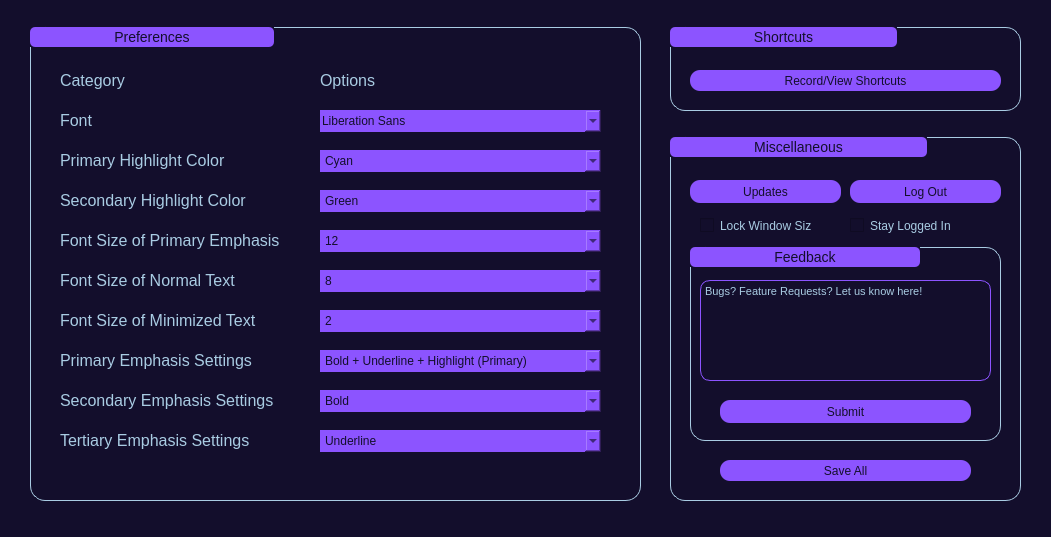
<?xml version="1.0" encoding="UTF-8"?>
<ui version="4.0">
 <class>MainWindow</class>
 <widget class="QMainWindow" name="MainWindow">
  <property name="geometry">
   <rect>
    <x>0</x>
    <y>0</y>
    <width>1051</width>
    <height>537</height>
   </rect>
  </property>
  <property name="windowTitle">
   <string>MainWindow</string>
  </property>
  <property name="styleSheet">
   <string notr="true">background-color: #130e2c;
border-radius: 15px;</string>
  </property>
  <widget class="QWidget" name="centralwidget">
   <widget class="QGroupBox" name="pref_box">
    <property name="geometry">
     <rect>
      <x>30</x>
      <y>20</y>
      <width>611</width>
      <height>481</height>
     </rect>
    </property>
    <property name="styleSheet">
     <string notr="true">QGroupBox {
border: 1px solid rgb(169, 204, 227);;
border-color: rgb(169, 204, 227);
margin-top: 7px;
font-size: 14px;
border-radius: 15px;
}
QGroupBox::title {
padding: 2px 82px;
background-color:  rgb(140, 84, 255);
border-radius: 5px;
color: #130e2c;
}</string>
    </property>
    <property name="title">
     <string>Preferences</string>
    </property>
    <widget class="QComboBox" name="secondary_emphasis_box">
     <property name="geometry">
      <rect>
       <x>290</x>
       <y>370</y>
       <width>281</width>
       <height>22</height>
      </rect>
     </property>
     <property name="styleSheet">
      <string notr="true">background-color:  rgb(140, 84, 255);
color: #130e2c;</string>
     </property>
     <item>
      <property name="text">
       <string>Bold</string>
      </property>
     </item>
     <item>
      <property name="text">
       <string>Underline</string>
      </property>
     </item>
     <item>
      <property name="text">
       <string>Italicized</string>
      </property>
     </item>
     <item>
      <property name="text">
       <string>Bold + Underline</string>
      </property>
     </item>
     <item>
      <property name="text">
       <string>Bold + Underline + Italicized</string>
      </property>
     </item>
     <item>
      <property name="text">
       <string>Bold + Underline + Highlight (Secondary)</string>
      </property>
     </item>
     <item>
      <property name="text">
       <string>Bold + Underline + Highlight (Secondary) + Italicized</string>
      </property>
     </item>
    </widget>
    <widget class="QLabel" name="font_label">
     <property name="geometry">
      <rect>
       <x>30</x>
       <y>90</y>
       <width>241</width>
       <height>21</height>
      </rect>
     </property>
     <property name="styleSheet">
      <string notr="true">color: rgb(169, 204, 227);
font-size: 12pt;</string>
     </property>
     <property name="text">
      <string>Font</string>
     </property>
    </widget>
    <widget class="QLabel" name="secondary_emphasis_label">
     <property name="geometry">
      <rect>
       <x>30</x>
       <y>370</y>
       <width>241</width>
       <height>21</height>
      </rect>
     </property>
     <property name="styleSheet">
      <string notr="true">color: rgb(169, 204, 227);
font-size: 12pt;</string>
     </property>
     <property name="text">
      <string>Secondary Emphasis Settings</string>
     </property>
    </widget>
    <widget class="QLabel" name="font_size_cut_label">
     <property name="geometry">
      <rect>
       <x>30</x>
       <y>210</y>
       <width>241</width>
       <height>21</height>
      </rect>
     </property>
     <property name="styleSheet">
      <string notr="true">color: rgb(169, 204, 227);
font-size: 12pt;</string>
     </property>
     <property name="text">
      <string>Font Size of Primary Emphasis</string>
     </property>
    </widget>
    <widget class="QLabel" name="category_label">
     <property name="geometry">
      <rect>
       <x>30</x>
       <y>50</y>
       <width>241</width>
       <height>21</height>
      </rect>
     </property>
     <property name="styleSheet">
      <string notr="true">color: rgb(169, 204, 227);
font-size: 12pt;</string>
     </property>
     <property name="text">
      <string>Category</string>
     </property>
    </widget>
    <widget class="QLabel" name="primary_emphasis_label">
     <property name="geometry">
      <rect>
       <x>30</x>
       <y>330</y>
       <width>241</width>
       <height>21</height>
      </rect>
     </property>
     <property name="styleSheet">
      <string notr="true">color: rgb(169, 204, 227);
font-size: 12pt;</string>
     </property>
     <property name="text">
      <string>Primary Emphasis Settings</string>
     </property>
    </widget>
    <widget class="QComboBox" name="tertiary_emphasis_box">
     <property name="geometry">
      <rect>
       <x>290</x>
       <y>410</y>
       <width>281</width>
       <height>22</height>
      </rect>
     </property>
     <property name="styleSheet">
      <string notr="true">background-color:  rgb(140, 84, 255);
color: #130e2c;</string>
     </property>
     <item>
      <property name="text">
       <string>Underline</string>
      </property>
     </item>
     <item>
      <property name="text">
       <string>Bold</string>
      </property>
     </item>
     <item>
      <property name="text">
       <string>Italicized</string>
      </property>
     </item>
     <item>
      <property name="text">
       <string>Bold + Underline</string>
      </property>
     </item>
     <item>
      <property name="text">
       <string>Bold + Underline + Italicized</string>
      </property>
     </item>
     <item>
      <property name="text">
       <string>Bold + Underline + Highlight (Secondary)</string>
      </property>
     </item>
     <item>
      <property name="text">
       <string>Bold + Underline + Highlight (Secondary) + Italicized</string>
      </property>
     </item>
    </widget>
    <widget class="QComboBox" name="secondary_highlight_box">
     <property name="geometry">
      <rect>
       <x>290</x>
       <y>170</y>
       <width>281</width>
       <height>22</height>
      </rect>
     </property>
     <property name="styleSheet">
      <string notr="true">background-color:  rgb(140, 84, 255);
color: #130e2c;</string>
     </property>
     <item>
      <property name="text">
       <string>Green</string>
      </property>
     </item>
     <item>
      <property name="text">
       <string>Cyan</string>
      </property>
     </item>
     <item>
      <property name="text">
       <string>Magenta</string>
      </property>
     </item>
     <item>
      <property name="text">
       <string>Blue</string>
      </property>
     </item>
     <item>
      <property name="text">
       <string>Purple</string>
      </property>
     </item>
     <item>
      <property name="text">
       <string>Yellow</string>
      </property>
     </item>
    </widget>
    <widget class="QLabel" name="options_label">
     <property name="geometry">
      <rect>
       <x>290</x>
       <y>50</y>
       <width>281</width>
       <height>21</height>
      </rect>
     </property>
     <property name="styleSheet">
      <string notr="true">color: rgb(169, 204, 227);
font-size: 12pt;</string>
     </property>
     <property name="text">
      <string>Options</string>
     </property>
    </widget>
    <widget class="QFontComboBox" name="fontComboBox">
     <property name="geometry">
      <rect>
       <x>290</x>
       <y>90</y>
       <width>281</width>
       <height>22</height>
      </rect>
     </property>
     <property name="styleSheet">
      <string notr="true">background-color:  rgb(140, 84, 255);
color: #130e2c;</string>
     </property>
    </widget>
    <widget class="QComboBox" name="font_size_cut_box">
     <property name="geometry">
      <rect>
       <x>290</x>
       <y>210</y>
       <width>281</width>
       <height>22</height>
      </rect>
     </property>
     <property name="styleSheet">
      <string notr="true">background-color:  rgb(140, 84, 255);
color: #130e2c;</string>
     </property>
     <item>
      <property name="text">
       <string>12</string>
      </property>
     </item>
     <item>
      <property name="text">
       <string>2</string>
      </property>
     </item>
     <item>
      <property name="text">
       <string>4</string>
      </property>
     </item>
     <item>
      <property name="text">
       <string>6</string>
      </property>
     </item>
     <item>
      <property name="text">
       <string>8</string>
      </property>
     </item>
     <item>
      <property name="text">
       <string>10</string>
      </property>
     </item>
     <item>
      <property name="text">
       <string>11</string>
      </property>
     </item>
     <item>
      <property name="text">
       <string>14</string>
      </property>
     </item>
     <item>
      <property name="text">
       <string>16</string>
      </property>
     </item>
    </widget>
    <widget class="QLabel" name="tertiary_emphasis_label">
     <property name="geometry">
      <rect>
       <x>30</x>
       <y>410</y>
       <width>241</width>
       <height>21</height>
      </rect>
     </property>
     <property name="styleSheet">
      <string notr="true">color: rgb(169, 204, 227);
font-size: 12pt;</string>
     </property>
     <property name="text">
      <string>Tertiary Emphasis Settings</string>
     </property>
    </widget>
    <widget class="QComboBox" name="primary_highlight_box">
     <property name="geometry">
      <rect>
       <x>290</x>
       <y>130</y>
       <width>281</width>
       <height>22</height>
      </rect>
     </property>
     <property name="focusPolicy">
      <enum>Qt::NoFocus</enum>
     </property>
     <property name="styleSheet">
      <string notr="true">background-color:  rgb(140, 84, 255);
color: #130e2c;</string>
     </property>
     <item>
      <property name="text">
       <string>Cyan</string>
      </property>
     </item>
     <item>
      <property name="text">
       <string>Green</string>
      </property>
     </item>
     <item>
      <property name="text">
       <string>Magenta</string>
      </property>
     </item>
     <item>
      <property name="text">
       <string>Blue</string>
      </property>
     </item>
     <item>
      <property name="text">
       <string>Purple</string>
      </property>
     </item>
     <item>
      <property name="text">
       <string>Yellow</string>
      </property>
     </item>
    </widget>
    <widget class="QComboBox" name="font_size_min_box">
     <property name="geometry">
      <rect>
       <x>290</x>
       <y>290</y>
       <width>281</width>
       <height>22</height>
      </rect>
     </property>
     <property name="styleSheet">
      <string notr="true">background-color:  rgb(140, 84, 255);
color: #130e2c;</string>
     </property>
     <item>
      <property name="text">
       <string>2</string>
      </property>
     </item>
     <item>
      <property name="text">
       <string>4</string>
      </property>
     </item>
     <item>
      <property name="text">
       <string>6</string>
      </property>
     </item>
     <item>
      <property name="text">
       <string>8</string>
      </property>
     </item>
     <item>
      <property name="text">
       <string>10</string>
      </property>
     </item>
     <item>
      <property name="text">
       <string>11</string>
      </property>
     </item>
     <item>
      <property name="text">
       <string>12</string>
      </property>
     </item>
     <item>
      <property name="text">
       <string>14</string>
      </property>
     </item>
     <item>
      <property name="text">
       <string>16</string>
      </property>
     </item>
    </widget>
    <widget class="QComboBox" name="primary_emphasis_box">
     <property name="geometry">
      <rect>
       <x>290</x>
       <y>330</y>
       <width>281</width>
       <height>22</height>
      </rect>
     </property>
     <property name="styleSheet">
      <string notr="true">background-color:  rgb(140, 84, 255);
color: #130e2c;</string>
     </property>
     <item>
      <property name="text">
       <string>Bold + Underline + Highlight (Primary)</string>
      </property>
     </item>
     <item>
      <property name="text">
       <string>Bold + Underline + Highlight (Primary) + Italicized</string>
      </property>
     </item>
     <item>
      <property name="text">
       <string>Bold + Underline + Italicized</string>
      </property>
     </item>
     <item>
      <property name="text">
       <string>Bold + Underline</string>
      </property>
     </item>
     <item>
      <property name="text">
       <string>Bold</string>
      </property>
     </item>
     <item>
      <property name="text">
       <string>Underline</string>
      </property>
     </item>
     <item>
      <property name="text">
       <string>Italicized</string>
      </property>
     </item>
    </widget>
    <widget class="QLabel" name="primary_highlight_label">
     <property name="geometry">
      <rect>
       <x>30</x>
       <y>130</y>
       <width>241</width>
       <height>21</height>
      </rect>
     </property>
     <property name="styleSheet">
      <string notr="true">color: rgb(169, 204, 227);
font-size: 12pt;</string>
     </property>
     <property name="text">
      <string>Primary Highlight Color</string>
     </property>
    </widget>
    <widget class="QComboBox" name="font_size_normal_box">
     <property name="geometry">
      <rect>
       <x>290</x>
       <y>250</y>
       <width>281</width>
       <height>22</height>
      </rect>
     </property>
     <property name="styleSheet">
      <string notr="true">background-color:  rgb(140, 84, 255);
color: #130e2c;</string>
     </property>
     <item>
      <property name="text">
       <string>8</string>
      </property>
     </item>
     <item>
      <property name="text">
       <string>2</string>
      </property>
     </item>
     <item>
      <property name="text">
       <string>4</string>
      </property>
     </item>
     <item>
      <property name="text">
       <string>6</string>
      </property>
     </item>
     <item>
      <property name="text">
       <string>10</string>
      </property>
     </item>
     <item>
      <property name="text">
       <string>11</string>
      </property>
     </item>
     <item>
      <property name="text">
       <string>12</string>
      </property>
     </item>
     <item>
      <property name="text">
       <string>14</string>
      </property>
     </item>
     <item>
      <property name="text">
       <string>16</string>
      </property>
     </item>
    </widget>
    <widget class="QLabel" name="font_size_normal_label">
     <property name="geometry">
      <rect>
       <x>30</x>
       <y>250</y>
       <width>241</width>
       <height>21</height>
      </rect>
     </property>
     <property name="styleSheet">
      <string notr="true">color: rgb(169, 204, 227);
font-size: 12pt;</string>
     </property>
     <property name="text">
      <string>Font Size of Normal Text</string>
     </property>
    </widget>
    <widget class="QLabel" name="secondary_highlight_label">
     <property name="geometry">
      <rect>
       <x>30</x>
       <y>170</y>
       <width>241</width>
       <height>21</height>
      </rect>
     </property>
     <property name="styleSheet">
      <string notr="true">color: rgb(169, 204, 227);
font-size: 12pt;</string>
     </property>
     <property name="text">
      <string>Secondary Highlight Color</string>
     </property>
    </widget>
    <widget class="QLabel" name="font_size_min_label">
     <property name="geometry">
      <rect>
       <x>30</x>
       <y>290</y>
       <width>241</width>
       <height>21</height>
      </rect>
     </property>
     <property name="styleSheet">
      <string notr="true">color: rgb(169, 204, 227);
font-size: 12pt;</string>
     </property>
     <property name="text">
      <string>Font Size of Minimized Text</string>
     </property>
    </widget>
   </widget>
   <widget class="QGroupBox" name="short_box">
    <property name="geometry">
     <rect>
      <x>670</x>
      <y>20</y>
      <width>351</width>
      <height>91</height>
     </rect>
    </property>
    <property name="styleSheet">
     <string notr="true">QGroupBox {
border: 1px solid rgb(169, 204, 227);;
border-color: rgb(169, 204, 227);
margin-top: 7px;
font-size: 14px;
border-radius: 15px;
}
QGroupBox::title {
padding: 2px 82px;
background-color:  rgb(140, 84, 255);
border-radius: 5px;
color: #130e2c;
}</string>
    </property>
    <property name="title">
     <string>Shortcuts</string>
    </property>
    <widget class="QPushButton" name="edit_shorts">
     <property name="geometry">
      <rect>
       <x>20</x>
       <y>50</y>
       <width>311</width>
       <height>21</height>
      </rect>
     </property>
     <property name="styleSheet">
      <string notr="true">background-color: rgb(140, 84, 255);
color: #130e2c;
border-radius:10px;

</string>
     </property>
     <property name="text">
      <string>Record/View Shortcuts</string>
     </property>
    </widget>
   </widget>
   <widget class="QGroupBox" name="misc_box">
    <property name="geometry">
     <rect>
      <x>670</x>
      <y>130</y>
      <width>351</width>
      <height>371</height>
     </rect>
    </property>
    <property name="styleSheet">
     <string notr="true">QGroupBox {
border: 1px solid rgb(169, 204, 227);;
border-color: rgb(169, 204, 227);
margin-top: 7px;
font-size: 14px;
border-radius: 15px;
}
QGroupBox::title {
padding: 2px 82px;
background-color:  rgb(140, 84, 255);
border-radius: 5px;
color: #130e2c;
}</string>
    </property>
    <property name="title">
     <string>Miscellaneous</string>
    </property>
    <widget class="QPushButton" name="updates_button">
     <property name="geometry">
      <rect>
       <x>20</x>
       <y>50</y>
       <width>151</width>
       <height>23</height>
      </rect>
     </property>
     <property name="styleSheet">
      <string notr="true">background-color : rgb(140, 84, 255);
color: #130e2c;
border-radius:10px;
</string>
     </property>
     <property name="text">
      <string>Updates</string>
     </property>
    </widget>
    <widget class="QPushButton" name="log_out_button">
     <property name="geometry">
      <rect>
       <x>180</x>
       <y>50</y>
       <width>151</width>
       <height>23</height>
      </rect>
     </property>
     <property name="styleSheet">
      <string notr="true">background-color : rgb(140, 84, 255);
color: #130e2c;
border-radius:10px;
</string>
     </property>
     <property name="text">
      <string>Log Out</string>
     </property>
    </widget>
    <widget class="QCheckBox" name="window_size_box">
     <property name="geometry">
      <rect>
       <x>30</x>
       <y>80</y>
       <width>111</width>
       <height>31</height>
      </rect>
     </property>
     <property name="styleSheet">
      <string notr="true">color: rgb(169, 204, 227)</string>
     </property>
     <property name="text">
      <string>Lock Window Size</string>
     </property>
    </widget>
    <widget class="QCheckBox" name="stay_logged_in_box">
     <property name="geometry">
      <rect>
       <x>180</x>
       <y>80</y>
       <width>111</width>
       <height>31</height>
      </rect>
     </property>
     <property name="styleSheet">
      <string notr="true">color: rgb(169, 204, 227)</string>
     </property>
     <property name="text">
      <string>Stay Logged In</string>
     </property>
    </widget>
    <widget class="QGroupBox" name="feedback_box">
     <property name="geometry">
      <rect>
       <x>20</x>
       <y>110</y>
       <width>311</width>
       <height>201</height>
      </rect>
     </property>
     <property name="styleSheet">
      <string notr="true">QGroupBox {
border: 1px solid rgb(169, 204, 227);
border-color: rgb(169, 204, 227);
margin-top: 7px;
font-size: 14px;
border-radius: 15px;
}
QGroupBox::title {
padding: 2px 82px;
background-color:  rgb(140, 84, 255);
border-radius: 5px;
color: #130e2c;
}</string>
     </property>
     <property name="title">
      <string>Feedback</string>
     </property>
     <widget class="QTextEdit" name="feedback">
      <property name="geometry">
       <rect>
        <x>10</x>
        <y>40</y>
        <width>291</width>
        <height>101</height>
       </rect>
      </property>
      <property name="styleSheet">
       <string notr="true">background-color: #130e2c;
color: rgb(169, 204, 227);
border-radius:10px;
border: 1px solid rgb(140, 84, 255);

</string>
      </property>
      <property name="html">
       <string>&lt;!DOCTYPE HTML PUBLIC &quot;-//W3C//DTD HTML 4.0//EN&quot; &quot;http://www.w3.org/TR/REC-html40/strict.dtd&quot;&gt;
&lt;html&gt;&lt;head&gt;&lt;meta name=&quot;qrichtext&quot; content=&quot;1&quot; /&gt;&lt;style type=&quot;text/css&quot;&gt;
p, li { white-space: pre-wrap; }
&lt;/style&gt;&lt;/head&gt;&lt;body style=&quot; font-family:'MS Shell Dlg 2'; font-size:8.25pt; font-weight:400; font-style:normal;&quot;&gt;
&lt;p style=&quot; margin-top:0px; margin-bottom:0px; margin-left:0px; margin-right:0px; -qt-block-indent:0; text-indent:0px;&quot;&gt;&lt;span style=&quot; font-size:8pt;&quot;&gt;Bugs? Feature Requests? Let us know here!&lt;/span&gt;&lt;/p&gt;&lt;/body&gt;&lt;/html&gt;</string>
      </property>
     </widget>
     <widget class="QPushButton" name="submit_feedback">
      <property name="geometry">
       <rect>
        <x>30</x>
        <y>160</y>
        <width>251</width>
        <height>23</height>
       </rect>
      </property>
      <property name="styleSheet">
       <string notr="true">background-color: rgb(140, 84, 255);
color: #130e2c;
border-radius:10px;

</string>
      </property>
      <property name="text">
       <string>Submit</string>
      </property>
     </widget>
    </widget>
    <widget class="QPushButton" name="save_button">
     <property name="geometry">
      <rect>
       <x>50</x>
       <y>330</y>
       <width>251</width>
       <height>21</height>
      </rect>
     </property>
     <property name="styleSheet">
      <string notr="true">background-color: rgb(140, 84, 255);
color: #130e2c;
border-radius:10px;

</string>
     </property>
     <property name="text">
      <string>Save All</string>
     </property>
    </widget>
   </widget>
  </widget>
  <widget class="QStatusBar" name="statusbar"/>
 </widget>
 <resources/>
 <connections/>
</ui>
